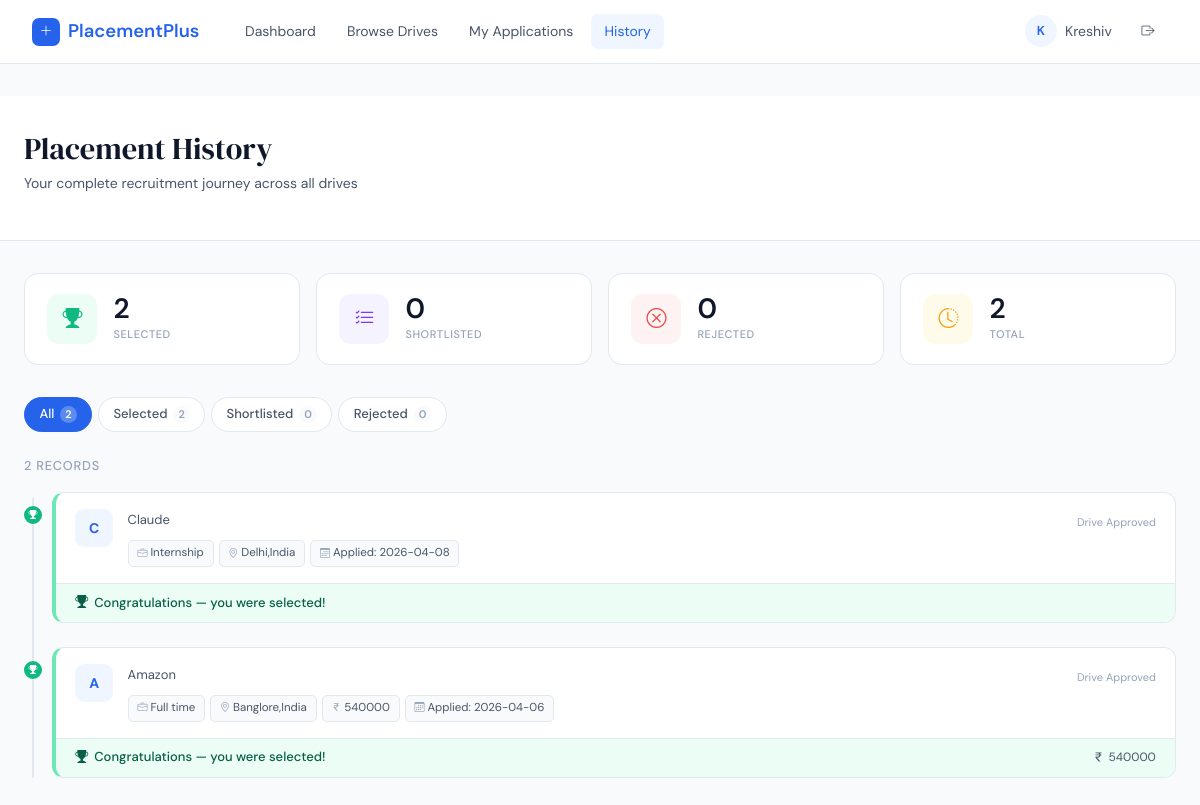
Screenshot of /student/history (signed in) with the database file from the repository.
### tables this page shows
CREATE TABLE companies (
    id INTEGER PRIMARY KEY AUTOINCREMENT,
    user_id INTEGER NOT NULL UNIQUE,
    company_name TEXT NOT NULL,
    industry TEXT,
    website TEXT,
    hr_contact_name TEXT,
    hr_contact_email TEXT,
    hr_contact_phone TEXT,
    description TEXT,
    approval_status TEXT NOT NULL DEFAULT 'pending'
        CHECK(approval_status IN ('pending', 'approved', 'rejected')),
    created_at TIMESTAMP DEFAULT CURRENT_TIMESTAMP,
    FOREIGN KEY (user_id) REFERENCES users(id) ON DELETE CASCADE
);

CREATE TABLE applications (
    id INTEGER PRIMARY KEY AUTOINCREMENT,
    student_id INTEGER NOT NULL,
    drive_id INTEGER NOT NULL,
    applied_at TIMESTAMP DEFAULT CURRENT_TIMESTAMP,
    status TEXT NOT NULL DEFAULT 'applied'
        CHECK(status IN ('applied', 'shortlisted', 'selected', 'rejected')),
    remarks TEXT,                         -- optional note from company
    UNIQUE(student_id, drive_id),         -- prevents duplicate applications
    FOREIGN KEY (student_id) REFERENCES students(id) ON DELETE CASCADE,
    FOREIGN KEY (drive_id) REFERENCES placement_drives(id) ON DELETE CASCADE
);

CREATE TABLE placement_drives (
    id INTEGER PRIMARY KEY AUTOINCREMENT,
    company_id INTEGER NOT NULL,
    job_role TEXT NOT NULL,
    job_description TEXT NOT NULL,
    job_type TEXT NOT NULL CHECK(job_type IN ('full_time','internship','contract')),
    location TEXT,
    salary_package TEXT,
    eligibility_cgpa REAL DEFAULT 0.0,
    eligible_branches TEXT,
    eligible_years TEXT,
    application_deadline DATE NOT NULL,
    status TEXT NOT NULL DEFAULT 'pending'
        CHECK(status IN ('pending','approved','rejected','closed')),
    created_at TIMESTAMP DEFAULT CURRENT_TIMESTAMP,

    FOREIGN KEY (company_id) REFERENCES companies(id) ON DELETE CASCADE
);

### blueprints/student.py (the view)
@student_bp.route('/history')
@login_required(role='student')
def history():
    db         = get_db()
    student_id = session['student_db_id']
    history = db.execute("""
        SELECT a.*, pd.job_role, pd.job_type, pd.location,
               pd.salary_package, c.company_name,
               pd.status AS drive_status, a.applied_at
        FROM applications a
        JOIN placement_drives pd ON a.drive_id = pd.id
        JOIN companies c ON pd.company_id = c.id
        WHERE a.student_id = ?
          AND (a.status IN ('selected', 'rejected')
               OR pd.status = 'closed')
        ORDER BY a.applied_at DESC
    """, (student_id,)).fetchall()
    selected_count   = sum(1 for row in history if row['status'] == 'selected')
    rejected_count   = sum(1 for row in history if row['status'] == 'rejected')
    shortlisted_count = sum(1 for row in history if row['status'] == 'shortlisted')
    return render_template('student/history.html',
        history=history,
        selected_count=selected_count,
        rejected_count=rejected_count,
        shortlisted_count=shortlisted_count
    )

### database.py (called while the page is built)
def get_db():
    if 'db' not in g:
        g.db = sqlite3.connect(
            current_app.config['DATABASE'],
            detect_types=sqlite3.PARSE_DECLTYPES
        )
        g.db.row_factory = sqlite3.Row
    return g.db

### utils.py (called while the page is built)
def login_required(role=None):
    def decorator(f):
        @wraps(f)
        def wrapper(*args, **kwargs):
            if 'user_id' not in session:
                flash('Please log in to continue.', 'warning')
                return redirect(url_for('auth.login'))
            if role and session.get('role') != role:
                flash('You are not authorized to access this page.', 'danger')
                return redirect(url_for('auth.login'))
            return f(*args, **kwargs)
        return wrapper
    return decorator

### templates/student/history.html (shortened to what this page needs)
{% extends 'base.html' %}
{% block content %}
<div class="page-hero">
  <div class="container-fluid px-4">
    <h1>Placement History</h1>
    <p>Your complete recruitment journey across all drives</p>
  </div>
</div>
<div class="container-fluid px-4">
{% if history %}
  <div class="stat-row">
    <div class="stat-card">
      <div class="stat-icon si-green"><i class="bi bi-trophy-fill"></i></div>
      <div>
        <div class="stat-val">{{ selected_count }}</div>
        <div class="stat-label">Selected</div>
      </div>
    </div>
    <div class="stat-card">
      <div class="stat-icon si-purple"><i class="bi bi-list-check"></i></div>
      <div>
        <div class="stat-val">{{ shortlisted_count }}</div>
        <div class="stat-label">Shortlisted</div>
      </div>
    </div>
    <div class="stat-card">
      <div class="stat-icon si-red"><i class="bi bi-x-circle"></i></div>
      <div>
        <div class="stat-val">{{ rejected_count }}</div>
        <div class="stat-label">Rejected</div>
      </div>
    </div>
    <div class="stat-card">
      <div class="stat-icon si-amber"><i class="bi bi-clock-history"></i></div>
      <div>
        <div class="stat-val">{{ history|length }}</div>
        <div class="stat-label">Total</div>
      </div>
    </div>
  </div>
  {% set cur = request.args.get('outcome','') %}
  <div class="tab-row">
    <a href="{{ url_for('student.history') }}"
       class="tab-pill {% if cur=='' %}active{% endif %}">
      All <span class="cnt">{{ history|length }}</span>
    </a>
    <a href="?outcome=selected"
       class="tab-pill {% if cur=='selected' %}active{% endif %}">
      Selected <span class="cnt">{{ selected_count }}</span>
    </a>
    <a href="?outcome=shortlisted"
       class="tab-pill {% if cur=='shortlisted' %}active{% endif %}">
      Shortlisted <span class="cnt">{{ shortlisted_count }}</span>
    </a>
    <a href="?outcome=rejected"
       class="tab-pill {% if cur=='rejected' %}active{% endif %}">
      Rejected <span class="cnt">{{ rejected_count }}</span>
    </a>
  </div>
  {% set filtered = history if not cur
                    else history|selectattr('status','equalto',cur)|list %}
  {% if filtered %}
  <div class="section-head">{{ filtered|length }} record{{ 's' if filtered|length != 1 }}</div>
  <div class="timeline">
    {% for h in filtered %}
    <div class="tl-item">
      <div class="tl-dot {{ h.status }}">
        {% if h.status == 'selected' %}    <i class="bi bi-trophy-fill"></i>
        {% elif h.status == 'shortlisted' %}<i class="bi bi-check"></i>
        {% elif h.status == 'rejected' %}  <i class="bi bi-x"></i>
        {% else %}                          <i class="bi bi-send"></i>
        {% endif %}
      </div>
      <div class="tl-card {{ h.status }}">
        <div class="tl-card-body">
          <div class="co-logo">{{ h.company_name[0]|upper }}</div>
          <div style="flex:1;min-width:0">
            <div class="tl-company">{{ h.company_name }}</div>
            <div class="chip-row">
              <span class="chip">
                <i class="bi bi-briefcase"></i>
                {{ h.job_type.replace('_',' ')|capitalize }}
              </span>
              {% if h.location %}
              <span class="chip">
                <i class="bi bi-geo-alt"></i>{{ h.location }}
              </span>
              {% endif %}
              {% if h.salary_package %}
              <span class="chip">
                <i class="bi bi-currency-rupee"></i>{{ h.salary_package }}
              </span>
              {% endif %}
              <span class="chip">
                <i class="bi bi-calendar3"></i>
                Applied: {{ h.applied_at.strftime('%Y-%m-%d') if h.applied_at else '—' }}
              </span>
            </div>
          </div>
          <div style="flex-shrink:0;text-align:right">
            <span style="font-size:11px;color:var(--light)">
              Drive {{ h.drive_status|capitalize }}
            </span>
          </div>
        </div>
        <div class="outcome-ribbon {{ h.status }}">
          <div class="outcome-label {{ h.status }}">
            {% if h.status == 'selected' %}
              <i class="bi bi-trophy-fill"></i> Congratulations — you were selected!
            {% elif h.status == 'shortlisted' %}
              <i class="bi bi-list-check"></i> You were shortlisted for this role
            {% elif h.status == 'rejected' %}
              <i class="bi bi-x-circle"></i> Not selected for this role
            {% else %}
              <i class="bi bi-hourglass-split"></i> Drive closed — awaiting final status
            {% endif %}
          </div>
          {% if h.salary_package and h.status == 'selected' %}
          <span style="font-size:12px;color:var(--mid)">
            <i class="bi bi-currency-rupee me-1"></i>{{ h.salary_package }}
          </span>
          {% endif %}
        </div>
      </div>
    </div>
    {% endfor %}
  </div>
  {% else %}
  <div class="empty-state">
    <div class="empty-icon"><i class="bi bi-inbox"></i></div>
    <h3>No {{ cur }} records</h3>
    <p><a href="{{ url_for('student.history') }}" style="color:var(--blue)">View full history</a></p>
  </div>
  {% endif %}
{% endif %}
</div>
{% endblock %}

### templates/base.html (shortened to what this page needs)
<!DOCTYPE html>
<html lang="en">
<head>
  <link rel="stylesheet" href="https://cdn.jsdelivr.net/npm/bootstrap@5.3.2/dist/css/bootstrap.min.css"/>
  <link rel="stylesheet" href="https://cdn.jsdelivr.net/npm/bootstrap-icons@1.11.3/font/bootstrap-icons.min.css"/>
</head>
<body>
<nav class="navbar navbar-expand-lg">
  <div class="container-fluid px-2">
    <a class="navbar-brand" href="{{ url_for('auth.index') }}">
      <span class="brand-dot"><i class="bi bi-plus-lg"></i></span>
      PlacementPlus
    </a>
    <div class="collapse navbar-collapse" id="navMain">
      {% if session.role == 'admin' %}
      <ul class="navbar-nav ms-3 me-auto gap-1">
        <li class="nav-item"><a class="nav-link {% if request.endpoint=='admin.dashboard' %}active{% endif %}" href="{{ url_for('admin.dashboard') }}">Dashboard</a></li>
        <li class="nav-item"><a class="nav-link {% if request.endpoint=='admin.students' %}active{% endif %}" href="{{ url_for('admin.students') }}">Students</a></li>
        <li class="nav-item"><a class="nav-link {% if request.endpoint=='admin.companies' %}active{% endif %}" href="{{ url_for('admin.companies') }}">Companies</a></li>
        <li class="nav-item"><a class="nav-link {% if request.endpoint=='admin.drives' %}active{% endif %}" href="{{ url_for('admin.drives') }}">Drives</a></li>
        <li class="nav-item"><a class="nav-link {% if request.endpoint=='admin.applications' %}active{% endif %}" href="{{ url_for('admin.applications') }}">Applications</a></li>
      </ul>
      {% elif session.role == 'student' %}
      <ul class="navbar-nav ms-3 me-auto gap-1">
        <li class="nav-item"><a class="nav-link {% if request.endpoint=='student.dashboard' %}active{% endif %}" href="{{ url_for('student.dashboard') }}">Dashboard</a></li>
        <li class="nav-item"><a class="nav-link {% if request.endpoint=='student.drives' %}active{% endif %}" href="{{ url_for('student.drives') }}">Browse Drives</a></li>
        <li class="nav-item"><a class="nav-link {% if request.endpoint=='student.my_applications' %}active{% endif %}" href="{{ url_for('student.my_applications') }}">My Applications</a></li>
        <li class="nav-item"><a class="nav-link {% if request.endpoint=='student.history' %}active{% endif %}" href="{{ url_for('student.history') }}">History</a></li>
      </ul>
      {% else %}
      <ul class="navbar-nav ms-3 me-auto"></ul>
      {% endif %}
      <div class="d-flex align-items-center gap-3">
        {% if session.user_id %}
          <div class="user-pill">
            <div class="user-avatar">{{ session.name[0]|upper }}</div>
            <span class="d-none d-md-inline" style="font-size:14px;color:var(--mid)">{{ session.name }}</span>
          </div>
          <a href="{{ url_for('auth.logout') }}" class="nav-link" style="font-size:13px">
            <i class="bi bi-box-arrow-right"></i>
          </a>
        {% else %}
          <a href="{{ url_for('auth.login') }}" class="nav-link">Login</a>
          <a href="{{ url_for('auth.register_student') }}" class="btn-nav nav-link">Sign Up</a>
        {% endif %}
      </div>
    </div>
  </div>
</nav>
<main class="page-wrap">
  {% block content %}{% endblock %}
</main>
</body>
</html>

### templates/base.html (style rules this page uses)
:root { --blue: #2563EB; --blue-lt: #EFF6FF; --blue-dk: #1D4ED8; --dark: #0F172A; --mid: #475569; --light: #94A3B8; --border: #E2E8F0; --surface: #F8FAFC; --white: #FFFFFF; --green: #10B981; --amber: #F59E0B; --red: #EF4444; --purple: #7C3AED; }
*, *::before, *::after { box-sizing: border-box; }
body { font-family: 'DM Sans', sans-serif; background: var(--surface); color: var(--dark); font-size: 15px; line-height: 1.6; min-height: 100vh; }
.navbar { background: var(--white) !important; border-bottom: 1px solid var(--border); height: 64px; padding: 0 1.5rem; position: sticky; top: 0; z-index: 999; }
.navbar-brand { font-weight: 600; font-size: 1.15rem; color: var(--blue) !important; display: flex; align-items: center; gap: 8px; text-decoration: none; }
.brand-dot { width: 28px; height: 28px; border-radius: 7px; background: var(--blue); display: flex; align-items: center; justify-content: center; color: #fff; font-size: 13px; }
.nav-link { color: var(--mid) !important; font-size: 14px; font-weight: 400; padding: 0.38rem 0.85rem !important; border-radius: 7px; transition: all .15s; }
.nav-link:hover, .nav-link.active { color: var(--blue) !important; background: var(--blue-lt); }
.user-pill { display: flex; align-items: center; gap: 8px; font-size: 14px; color: var(--mid); }
.user-avatar { width: 32px; height: 32px; border-radius: 50%; background: var(--blue-lt); color: var(--blue); display: flex; align-items: center; justify-content: center; font-weight: 600; font-size: 13px; }
.page-wrap { min-height: calc(100vh - 64px); padding: 2rem 0; }
.stat-card { background: var(--white); border: 1px solid var(--border); border-radius: 14px; padding: 1.25rem 1.4rem; display: flex; align-items: center; gap: 1rem; }
.stat-icon { width: 50px; height: 50px; border-radius: 12px; display: flex; align-items: center; justify-content: center; font-size: 20px; flex-shrink: 0; }
.si-green { background:#ECFDF5; color:var(--green); }
.si-amber { background:#FFFBEB; color:var(--amber); }
.si-red { background:#FEF2F2; color:var(--red); }
.si-purple { background:#F5F3FF; color:var(--purple); }
.stat-label { font-size: 11px; color: var(--light); text-transform: uppercase; letter-spacing:.06em; font-weight:500; }
.stat-val { font-size: 1.75rem; font-weight: 600; color: var(--dark); line-height: 1.2; }
.co-logo { width: 42px; height: 42px; border-radius: 10px; background: var(--blue-lt); color: var(--blue); display:flex; align-items:center; justify-content:center; font-weight:700; font-size:15px; flex-shrink:0; }

### rows the page displays
companies: name "Kreshiv"
applications: status "selected" (drawn), company_name "C", company_name "Claude", job_type.replace "Internship", location "Delhi,India", applied_at "2026-04-08", drive_status "Approved"
applications: status "selected" (drawn), company_name "A", company_name "Amazon", job_type.replace "Full time", location "Banglore,India", salary_package "540000", applied_at "2026-04-06", drive_status "Approved"

### other values shown
{{ session.name[0]|upper }} "K"
{{ selected_count }} "2"
{{ shortlisted_count }} "0"
{{ rejected_count }} "0"
{{ history|length }} "2"
{{ filtered|length }} "2"
{{ 's' if filtered|length != 1 }} "S"
